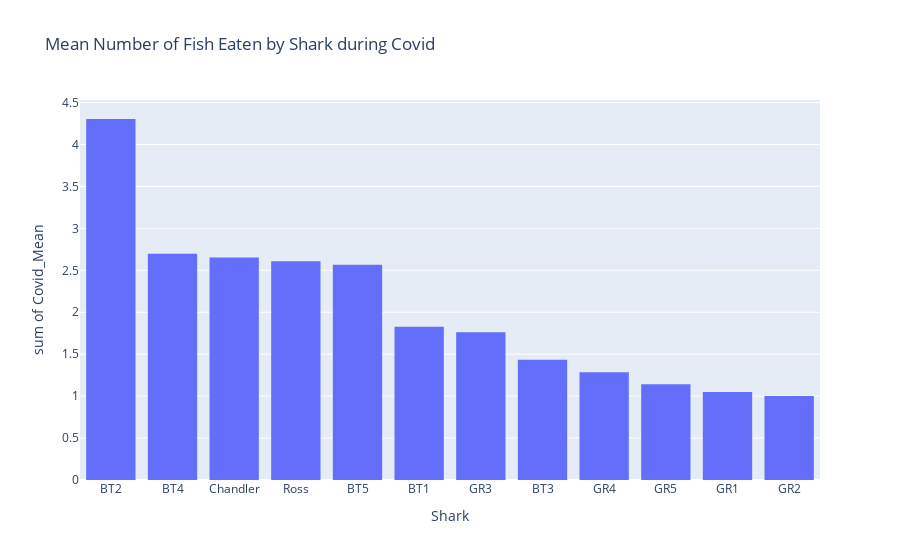

This figure's notebook cell:
### Code cell
fig = px.histogram(covid_eaten_means_sorted, x="Shark", y="Covid_Mean", 
                   title = "Mean Number of Fish Eaten by Shark during Covid",
                  labels={
                     "Shark": "Shark",
                     "Mean": " Mean Number of Fish",
                 })
fig.show()

### Figure 1 — Plotly figure (JSON) as saved in the notebook; plotly's stock layout.template omitted (floating-point values rounded to 4 significant figures)
{"data": [{"alignmentgroup": "True", "bingroup": "x", "histfunc": "sum", "hovertemplate": "Shark=%{x}<br>sum of Covid_Mean=%{y}<extra></extra>", "legendgroup": "", "marker": {"color": "#636efa"}, "name": "", "offsetgroup": "", "orientation": "v", "showlegend": false, "type": "histogram", "x": ["BT2", "BT4", "Chandler", "Ross", "BT5", "BT1", "GR3", "BT3", "GR4", "GR5", "GR1", "GR2"], "xaxis": "x", "y": [4.304, 2.696, 2.652, 2.609, 2.565, 1.826, 1.762, 1.435, 1.286, 1.143, 1.048, 1], "yaxis": "y"}], "layout": {"barmode": "relative", "legend": {"tracegroupgap": 0}, "title": {"text": "Mean Number of Fish Eaten by Shark during Covid"}, "xaxis": {"anchor": "y", "domain": [0, 1], "title": {"text": "Shark"}}, "yaxis": {"anchor": "x", "domain": [0, 1], "title": {"text": "sum of Covid_Mean"}}}}
